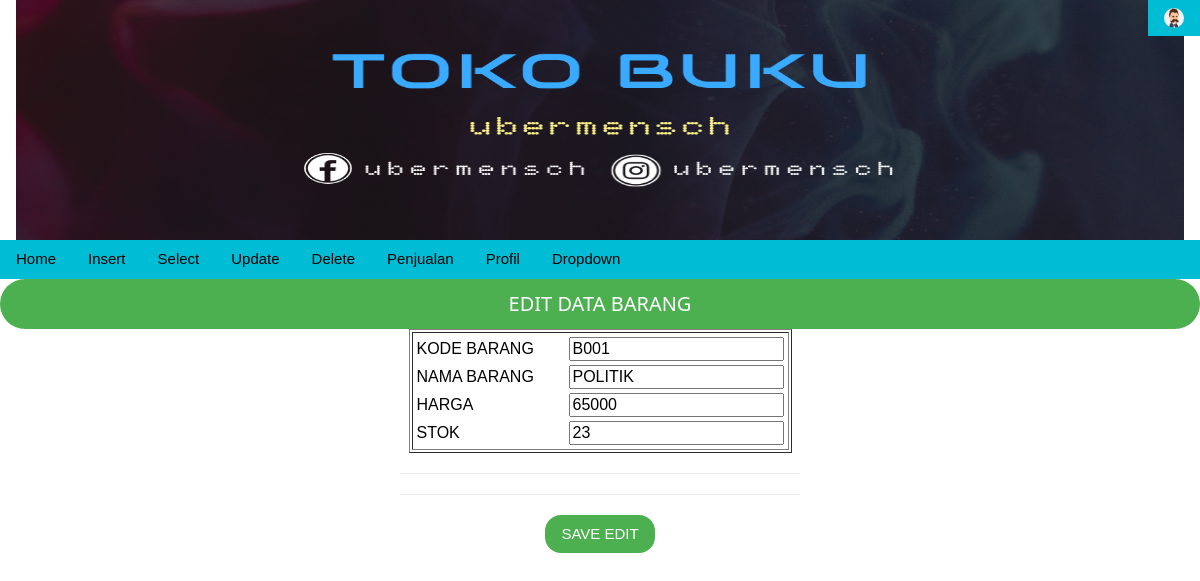
/admin/index2.php?p=editbarang&kodebrg=B001, run on the app's committed database.
### tables this page shows
CREATE TABLE `barang` (
  `kodebrg` varchar(10) NOT NULL,
  `namabarang` varchar(20) NOT NULL,
  `harga` varchar(20) NOT NULL,
  `stok` int(5) NOT NULL
);

### admin/pages/editbarang.php (the view, shortened to what this page needs)
<html>
    <link rel="stylesheet" href="w3.css">
    <form action="index2.php?p=saveeditbarang" method=post>
    <center>
    <div class="w3-bar w3-round-xxlarge w3-green">
    <h4>EDIT DATA BARANG
    </div>
    <table border=1>
    <tr><td>
        <table border=0>
<?php
require ("koneksi.php");
$kodebrg = $_GET['kodebrg'];
$sql = "select * from barang where kodebrg='$kodebrg' ";
$hasil = mysqli_query($conn,$sql);
$row=mysqli_fetch_row($hasil);
do
{
    list($kodebrg,$namabarang,$harga,$stok)=$row;
    echo "<tr><td width=150>KODE BARANG<td width=100><input name=kodebrg value='$kodebrg' readonly size=20>";
    echo "<tr><td>NAMA BARANG<td><input name=namabarang value='$namabarang' size=20>";
    echo "<tr><td>HARGA<td><input name=harga value='$harga' size=20>";
    echo "<tr><td>STOK<td><input name=stok value='$stok' size=20>";
}
while ($row=mysqli_fetch_row($hasil));
?>
</table>
</table>
<hr width=400>
<hr width=400>
    <button class="w3-btn w3-round-xlarge w3-green">SAVE EDIT</button>
</html>

### admin/w3.css (style rules this page uses)
*,*:before,*:after { box-sizing:inherit }
html { -ms-text-size-adjust:100%;-webkit-text-size-adjust:100% }
body { margin:0 }
hr { box-sizing:content-box;height:0;overflow:visible }
button,input,select,textarea,optgroup { font:inherit;margin:0 }
button,input { overflow:visible }
button,select { text-transform:none }
button,[type=button],[type=reset],[type=submit] { -webkit-appearance:button }
html,body { font-family:Verdana,sans-serif;font-size:15px;line-height:1.5 }
html { overflow-x:hidden }
h4 { font-size:20px }
h1,h2,h3,h4,h5,h6 { font-family:"Segoe UI",Arial,sans-serif;font-weight:400;margin:10px 0 }
hr { border:0;border-top:1px solid #eee;margin:20px 0 }
.w3-btn,.w3-button { border:none;display:inline-block;padding:8px 16px;vertical-align:middle;overflow:hidden;text-decoration:none;color:inherit;background-color:inherit;text-align:center;cursor:pointer;white-space:nowrap }
.w3-btn,.w3-button { -webkit-touch-callout:none;-webkit-user-select:none;-khtml-user-select:none;-moz-user-select:none;-ms-user-select:none;user-select:none }
.w3-bar { width:100%;overflow:hidden }
.w3-container:after,.w3-container:before,.w3-panel:after,.w3-panel:before,.w3-row:after,.w3-row:before,.w3-row-padding:after,.w3-row-padding:before, .w3-cell-row:before,.w3-cell-row:after,.w3-clear:after,.w3-clear:before,.w3-bar:before,.w3-bar:after { content:"";display:table;clear:both }
.w3-round-xlarge { border-radius:16px }
.w3-round-xxlarge { border-radius:32px }
.w3-green,.w3-hover-green:hover { color:#fff!important;background-color:#4CAF50!important }

### data on the page
barang: kodebrg "B001", namabarang "POLITIK", harga "65000", stok "23"
